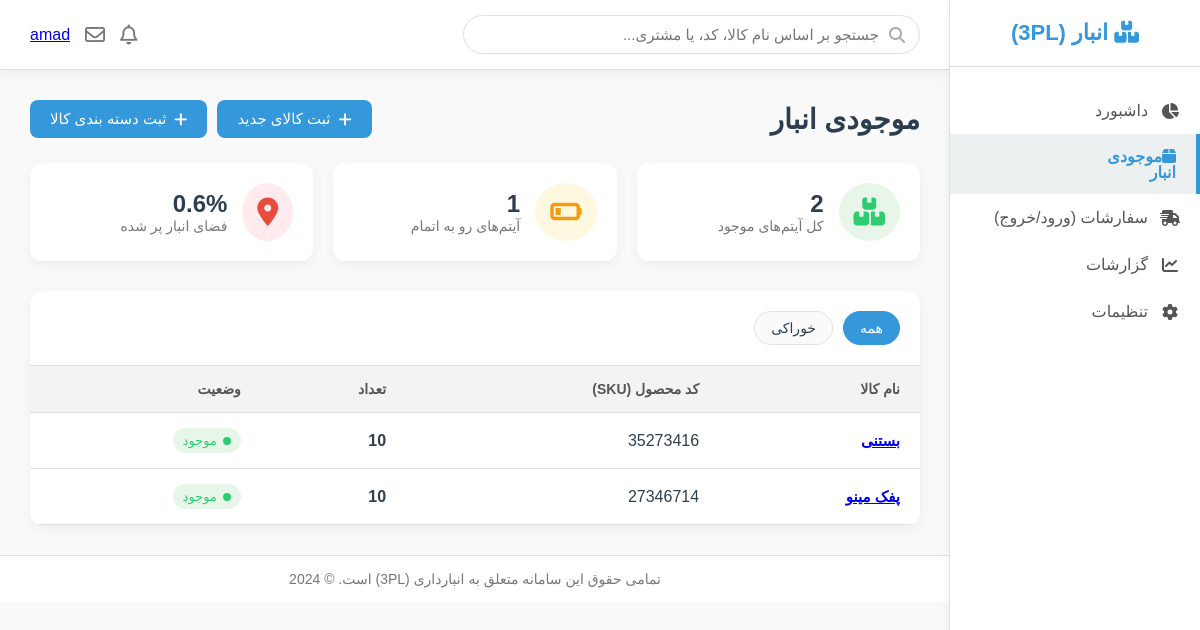
Screenshot of /list_goods/ (signed in) with the database file from the repository.
### account/models.py (models this page shows, shortened)
class User(AbstractBaseUser, PermissionsMixin):
    username = models.CharField(unique=True, max_length=255)
    first_name = models.CharField(max_length=255, null=True, blank=True)
    last_name = models.CharField(max_length=255, null=True, blank=True)
    phon = models.CharField(max_length=11)
    email = models.EmailField(unique=True)
    address = models.CharField(max_length=120, null=True, blank=True)
    supplier_user = models.ForeignKey(Supplier, on_delete=models.CASCADE,null=True,blank=True,related_name='supplier_user')
    is_active = models.BooleanField(default=True)
    is_staff = models.BooleanField(default=False)
    is_superuser = models.BooleanField(default=False)
    created_at = models.DateTimeField(auto_now_add=True)
    updated_at = models.DateTimeField(auto_now=True)
    objects = UserManager()
    USERNAME_FIELD = 'username'
    REQUIRED_FIELDS = [ 'phon', 'email']
    class Meta:
        ordering = ['-created_at']
        indexes = [
            models.Index(fields=['-created_at']),
        ]

### goods/models.py (models this page shows, shortened)
class Category(models.Model):
    name = models.CharField(max_length=100)
    slug = models.SlugField(max_length=100, unique=True)
    created_at = models.DateTimeField(auto_now_add=True)
    class Meta:
        ordering = ['name']
        verbose_name = 'دسته بندی'
        verbose_name_plural = 'دسته بندی ها'

class Goods(models.Model):
    category = models.ForeignKey(Category, on_delete=models.CASCADE, related_name='goods_category',
                                 verbose_name='دسته بندی')
    name = models.CharField(max_length=100, verbose_name='اسم')
    minimum_stock = models.PositiveIntegerField(default=10, verbose_name="حداقل موجودی برای هشدار")
    slug = models.SlugField(max_length=100, unique=True)
    amount = models.PositiveIntegerField(default=0, verbose_name='تعداد')
    good_code = models.CharField(max_length=10, blank=True, null=True, unique=True, verbose_name='کد کالا (نوشته نشود)')
    created_at = models.DateTimeField(auto_now_add=True)
    updated_at = models.DateTimeField(auto_now=True)
    class Meta:
        ordering = ['name']
        verbose_name = 'کالا'
        verbose_name_plural = 'کالاها'

### supplier/models.py (models this page shows, shortened)
class GoodSupplier(models.Model):
    supplier = models.ForeignKey(Supplier,related_name='suppliers',on_delete=models.CASCADE)
    good = models.ForeignKey(Goods,related_name='suppliers_goods',on_delete=models.CASCADE)
    number = models.PositiveIntegerField(default=0)
    created_at = models.DateTimeField(auto_now_add=True)
    class Meta:
        ordering = ('-created_at',)
        verbose_name = 'کالاها'
        verbose_name_plural = "کالاها"

### goods/views.py (the view)
# urls.py: path('list_goods/',views.list_goods,name='list_goods'),
@login_required
def list_goods(request, filtered=None):
    supplier = Supplier.objects.get(supplier_user=request.user)
    if request.user.is_superuser:
        goods = Goods.objects.all()
    else:
        goods = GoodSupplier.objects.filter(supplier=supplier)
    category = Category.objects.all()[:5]
    total_amount = len(goods)
    total_supplier = total_number_of_supplier()
    running_items = running_out_items(goods, request)
    pagination = Paginator(goods, 10)
    pagination_number = request.GET.get('page', 1)
    query_params = request.GET.copy()
    if 'page' in query_params:
        del query_params['page']
    goods = pagination.get_page(pagination_number)
    if filtered:
        if request.user.is_superuser:
            goods = GoodSupplier.objects.filter(good__category__slug__icontains=filtered)
        else:
            goods = GoodSupplier.objects.filter(good__category__slug__icontains=filtered, supplier=supplier)
    warehouse_full = warehouse_is_full()
    return render(request, 'goods/list_goods.html', {'goods': goods, 'category': category, "total_amount": total_amount,
                                                     "total_supplier": total_supplier, 'running_items': running_items,
                                                     'query_params': query_params.urlencode(),
                                                     'warehouse_full': warehouse_full})

### goods/views.py (called while the page is built)
def total_number_of_supplier():
    suppliers = Supplier.objects.all()
    return len(suppliers)

def running_out_items(goods, request):
    w = 0
    if request.user.is_superuser:
        for item in goods:
            if 0 < item.amount <= 10:
                w += 1
    else:
        for item in goods:
            if 0 < item.good.amount <= 10:
                w += 1
    return w

def warehouse_is_full():
    goods = [i.amount for i in Goods.objects.all()]
    return (sum(goods) / 10000) * 100

### goods/template/goods/list_goods.html (shortened to what this page needs)
{% extends 'parent/base.html' %}
{% block content %}
<div class="page-header">
    <h1>موجودی انبار</h1>
    <div class="header-actions">
        <a href="{% url 'goods:add_goods' %}"
           class="app-btn app-btn-primary {% if not user.supplier_user.is_active %}disabled-btn{% endif %}"
           {% if not user.supplier_user.is_active %}title="شما مجوز ثبت ندارید" {% endif %}>
            <i class="fa-solid fa-plus"></i> ثبت کالای جدید
        </a>
        <a href="{% url 'goods:add_categories' %}"
           class="app-btn app-btn-primary {% if not user.supplier_user.is_active %}disabled-btn{% endif %}"
           {% if not user.supplier_user.is_active %}title="شما مجوز ثبت ندارید" {% endif %}>
            <i class="fa-solid fa-plus"></i> ثبت دسته بندی کالا
        </a>
    </div>
</div>
<section class="stat-cards-container">
    <div class="stat-card">
        <div class="icon green"><i class="fa-solid fa-boxes-stacked"></i></div>
        <div class="info">
            <h4>{{total_amount}}</h4>
            <p>کل آیتم‌های موجود</p>
        </div>
    </div>
    <div class="stat-card">
        <div class="icon orange"><i class="fa-solid fa-battery-quarter"></i></div>
        <div class="info">
            <h4>{{running_items}}</h4>
            <p>آیتم‌های رو به اتمام</p>
        </div>
    </div>
    <div class="stat-card">
        <div class="icon red"><i class="fa-solid fa-location-dot"></i></div>
        <div class="info">
            <h4>{{warehouse_full}}%</h4>
            <p>فضای انبار پر شده</p>
        </div>
    </div>
</section>
<div class="inventory-container">
    <div class="filter-section">
        <div class="category-filters" id="categoryFilters">
            <span class="category-chip active"><a href="{% url 'goods:list_goods' %}">همه</a></span>
            {% for cate in category %}
            <span class="category-chip
                ">
                    <a href="{% url 'goods:list_filtered' cate.slug %}">{{ cate.name }}</a>
                </span>
            {% endfor %}
        </div>
    </div>
    <div class="inventory-table-wrapper">
        <table class="inventory-table">
            <thead>
            <tr>
                <th>نام کالا</th>
                <th>کد محصول (SKU)</th>
                <th>تعداد</th>
                <th>وضعیت</th>
            </tr>
            </thead>
            <tbody>
            {% if user.is_superuser %}
            {% for good in goods %}
            <tr>
                <td>
                    <div class="product-name"><a href="{% url 'goods:detail_good' good.id %}">{{ good.name }}</a></div>
                </td>
                <td>{{ good.good_code }}</td>
                <td><strong>{{ good.amount }}</strong></td>
                <td>
                    {% if good.amount > 0 %}
                    <span class="status-badge in-stock">موجود</span>
                    {% else %}
                    <span class="status-badge out-of-stock">ناموجود</span>
                    {% endif %}
                </td>
            </tr>
            {% empty %}
            <tr>
                <td colspan="6" style="text-align: center; color: #777; padding: 30px;">
                    هیچ کالایی در انبار ثبت نشده است.
                </td>
            </tr>
            {% endfor %}
            {% else %}
            {% for good in goods %}
            <tr>
                <td>
                    <div class="product-name"><a href="{% url 'goods:detail_good' good.id %}">{{ good.good.name }}</a>
                    </div>
                </td>
                <td>{{ good.good.good_code }}</td>
                <td><strong>{{ good.number }}</strong></td>
                <td>
                    {% if good.good.amount > 0 %}
                    <span class="status-badge in-stock">موجود</span>
                    {% else %}
                    <span class="status-badge out-of-stock">ناموجود</span>
                    {% endif %}
                </td>
            </tr>
            {% endfor %}
            {% endif %}
        </table>
    </div>
</div>
{% endblock %}

### goods/template/parent/base.html (shortened to what this page needs)
{% load static %}
<!DOCTYPE html>
<html lang="fa" dir="rtl">
<head>
    <link href="https://cdn.fontcdn.ir/Font/Persian/Vazir/Vazir.css" rel="stylesheet" type="text/css">
    <link rel="stylesheet" href="https://cdnjs.cloudflare.com/ajax/libs/font-awesome/6.5.1/css/all.min.css">
    {% load static %}
    <link rel="stylesheet" href="{% static 'css/base.css' %}">
</head>
<body>
    <aside class="app-sidebar">
        <div class="sidebar-header">
            <h2><i class="fa-solid fa-boxes-stacked"></i> انبار (3PL)</h2>
        </div>
        <nav class="sidebar-nav">
            <ul>
                <li><a href="{% url 'goods:dashboard_view' %}"><i class="fa-solid fa-chart-pie"></i> داشبورد</a></li>
                {% if user.supplier_user %}
                <li><a href="{% url 'goods:list_goods' %}" class="{% if request.resolver_match.url_name == 'list_goods' %}active{% endif %}"><i class="fa-solid fa-box">موجودی انبار</i> </a></li>
                {% endif %}
                <li><a href="{% url 'entry_exit:list_entry_exit' %}"><i class="fa-solid fa-truck-fast"></i> سفارشات (ورود/خروج)</a></li>
                <li><a href="#"><i class="fa-solid fa-chart-line"></i> گزارشات</a></li>
                <li><a href="#"><i class="fa-solid fa-gear"></i> تنظیمات</a></li>
            </ul>
        </nav>
    </aside>
    <div class="app-main-content">
        <header class="app-main-header">
            <div class="header-search-box">
                <i class="fa-solid fa-search"></i>
                <form method="get" action="{% url 'goods:search_goods' %}">
                    <input type="text" name="query" placeholder="جستجو بر اساس نام کالا، کد، یا مشتری...">
                </form>
            </div>
            <div class="header-user-profile">
                <i class="fa-regular fa-bell"></i>
                <i class="fa-regular fa-envelope"></i>
                <a href="{% url 'account:profile' %}" >{{user.username}}</a>
            </div>
        </header>
        <main class="page-content">
            {% block content %}{% endblock %}
        </main>
        <footer class="app-footer">
            تمامی حقوق این سامانه متعلق به انبارداری (3PL) است. &copy; 2024
        </footer>
    </div>
</body>
</html>

### rows the page displays
User: username "amad"
Category: name "خوراکی"
GoodSupplier: good.name "بستنی", good.good_code "35273416", number "10", shows "موجود"
GoodSupplier: good.name "پفک مینو", good.good_code "27346714", number "10", shows "موجود"

### other values shown
{{ total_amount }} "2"
{{ running_items }} "1"
{{ warehouse_full }} "0.6"
